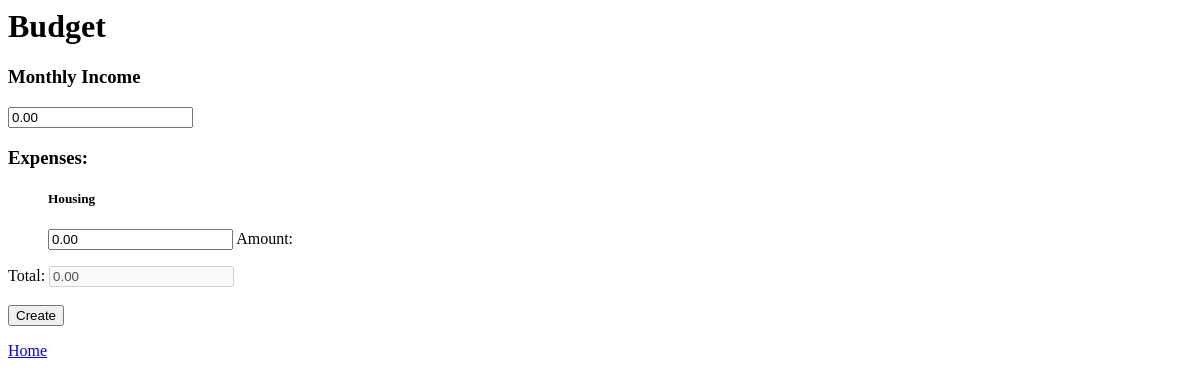
/quickBudget/budget, run on an earlier commit of the app's database.
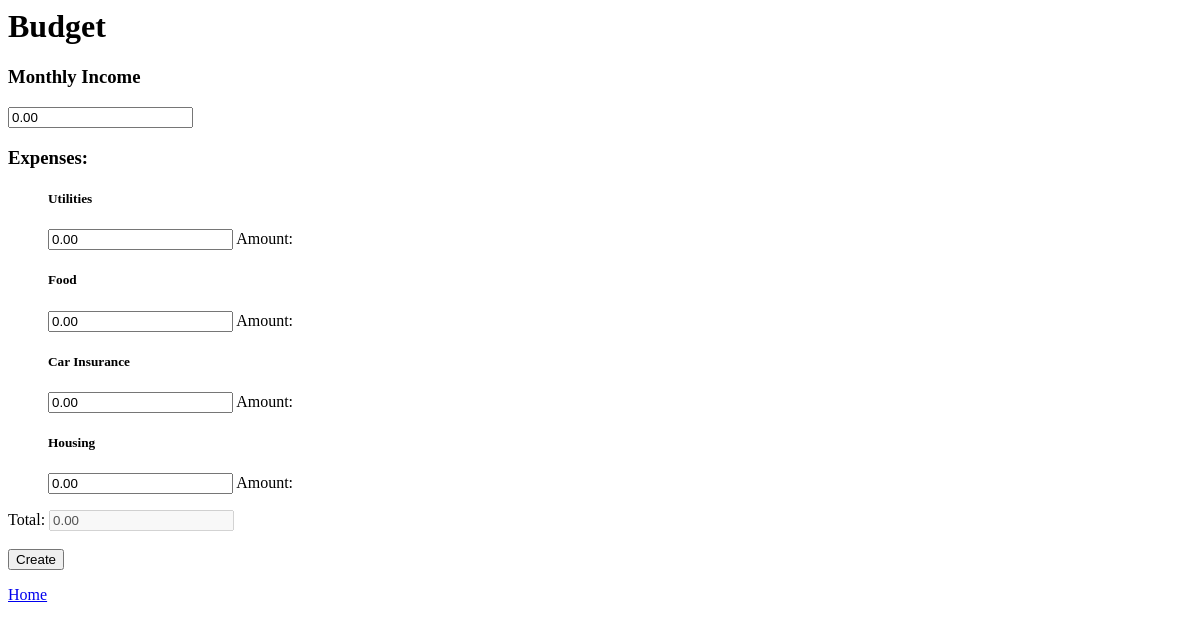
And on a later commit of the database.
### quickBudget/models.py (models this page shows, shortened)
class BudgetCategory(models.Model):
    name = models.CharField(max_length=200)

### quickBudget/views.py (the view)
def budget(request):
    categories_list = BudgetCategory.objects.order_by('-id')
    context = {
        'categories_list': categories_list,
    }
    return render(request, 'quickBudget/budget.html', context)

### quickBudget/templates/quickBudget/budget.html (shortened to what this page needs)
<h1>Budget</h1>
{% if categories_list %}
{% load static %}
{% load static %}
<form action="{% url 'quickBudget:submit' %}" method="post">
    <h3>Monthly Income</h3>
    <input type="number" name="incomeAmount" id="incomeAmount" value="0.00" />
    <h3>Expenses:</h3>
    <ul>
    {% for category in categories_list %}
        <h5>{{ category.name }}</h5>
        <input type="number" name="amount" class="categoryAmount" id="amount{{ forloop.counter }}" value="0.00" />
        <label>Amount:</label>
    {% endfor %}
    </ul>
    Total:
    <input id="total" type="number" disabled value="0.00" /><br><br>
    <input type="submit" value="Create" />
</form>
{% else %}
    <p>No categories are available.</p>
{% endif %}
    <a href="/quickBudget">Home</a>

What changed in the data, as far as the page shows it:
added BudgetCategory: name "Utilities"
added BudgetCategory: name "Food"
added BudgetCategory: name "Car Insurance"
